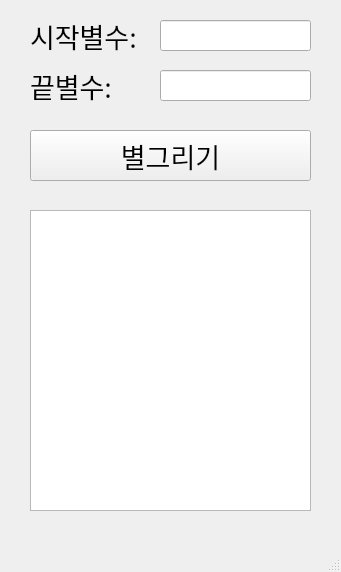
<?xml version="1.0" encoding="UTF-8"?>
<ui version="4.0">
 <class>MainWindow</class>
 <widget class="QMainWindow" name="MainWindow">
  <property name="geometry">
   <rect>
    <x>0</x>
    <y>0</y>
    <width>341</width>
    <height>572</height>
   </rect>
  </property>
  <property name="windowTitle">
   <string>MainWindow</string>
  </property>
  <widget class="QWidget" name="centralwidget">
   <widget class="QLabel" name="lbl_first">
    <property name="geometry">
     <rect>
      <x>30</x>
      <y>20</y>
      <width>121</width>
      <height>31</height>
     </rect>
    </property>
    <property name="font">
     <font>
      <family>둥근모꼴</family>
      <pointsize>20</pointsize>
     </font>
    </property>
    <property name="text">
     <string>시작별수:</string>
    </property>
   </widget>
   <widget class="QLineEdit" name="le_first">
    <property name="geometry">
     <rect>
      <x>160</x>
      <y>20</y>
      <width>151</width>
      <height>31</height>
     </rect>
    </property>
    <property name="font">
     <font>
      <family>둥근모꼴</family>
      <pointsize>20</pointsize>
     </font>
    </property>
   </widget>
   <widget class="QLabel" name="lbl_last">
    <property name="geometry">
     <rect>
      <x>30</x>
      <y>70</y>
      <width>121</width>
      <height>31</height>
     </rect>
    </property>
    <property name="font">
     <font>
      <family>둥근모꼴</family>
      <pointsize>20</pointsize>
     </font>
    </property>
    <property name="text">
     <string>끝별수:</string>
    </property>
   </widget>
   <widget class="QLineEdit" name="le_last">
    <property name="geometry">
     <rect>
      <x>160</x>
      <y>70</y>
      <width>151</width>
      <height>31</height>
     </rect>
    </property>
    <property name="font">
     <font>
      <family>둥근모꼴</family>
      <pointsize>20</pointsize>
     </font>
    </property>
   </widget>
   <widget class="QPushButton" name="pb">
    <property name="geometry">
     <rect>
      <x>30</x>
      <y>130</y>
      <width>281</width>
      <height>51</height>
     </rect>
    </property>
    <property name="font">
     <font>
      <family>둥근모꼴</family>
      <pointsize>20</pointsize>
     </font>
    </property>
    <property name="text">
     <string>별그리기</string>
    </property>
   </widget>
   <widget class="QTextEdit" name="te">
    <property name="geometry">
     <rect>
      <x>30</x>
      <y>210</y>
      <width>281</width>
      <height>301</height>
     </rect>
    </property>
    <property name="font">
     <font>
      <pointsize>11</pointsize>
     </font>
    </property>
   </widget>
  </widget>
  <widget class="QMenuBar" name="menubar">
   <property name="geometry">
    <rect>
     <x>0</x>
     <y>0</y>
     <width>341</width>
     <height>21</height>
    </rect>
   </property>
  </widget>
  <widget class="QStatusBar" name="statusbar"/>
 </widget>
 <resources/>
 <connections/>
</ui>
